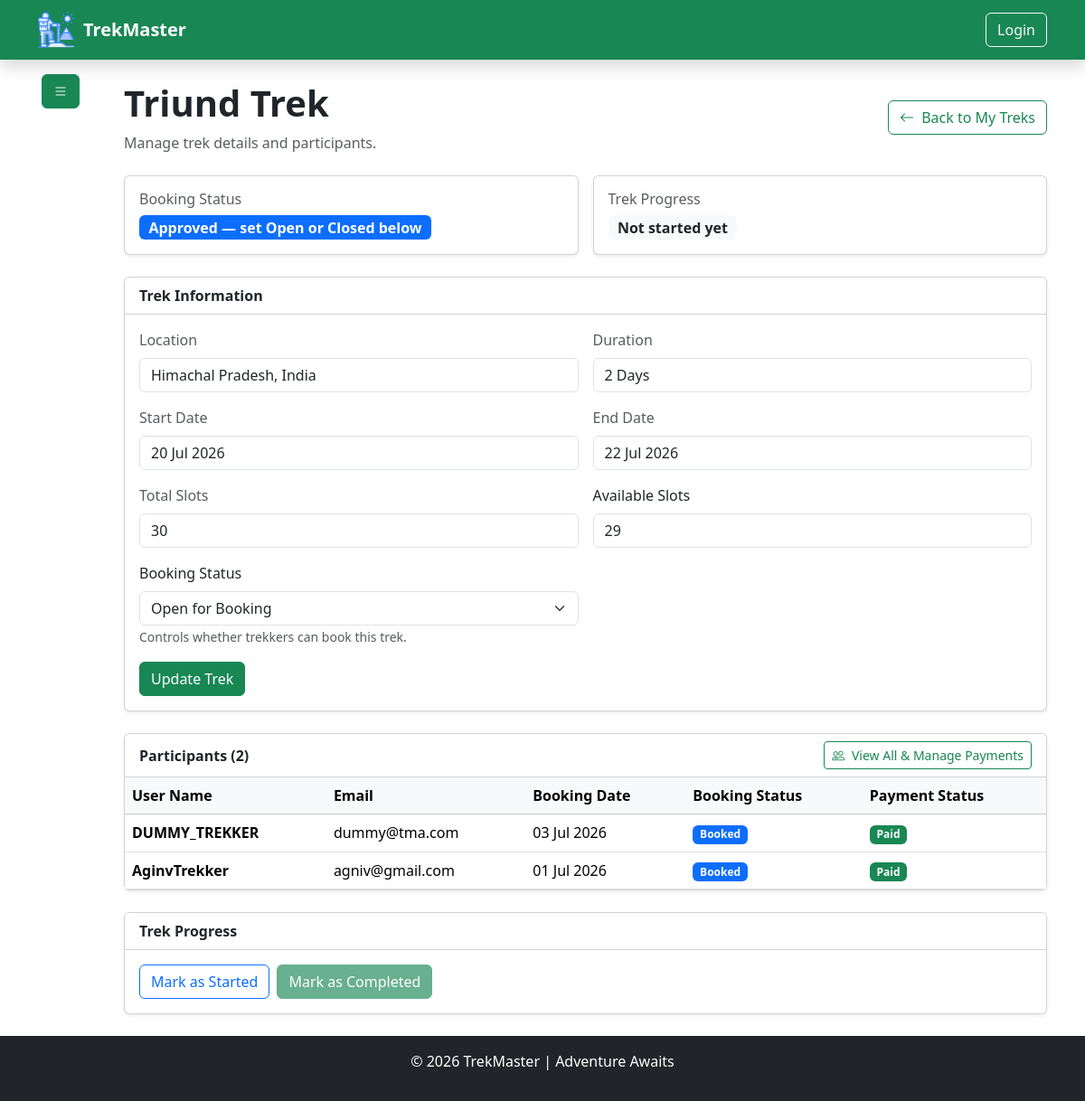
/trekstaff/manage-trek/3 (signed in), run on the app's committed database.
### model/model.py (models this page shows, shortened)
class BaseModel(TimeStampMixin, db.Model):
    __abstract__ = True  ## means this class is not a table in the database, but it can be inherited by other models to have common fields [new concept of abstract base class in SQLAlchemy]
    id = db.Column(db.Integer, primary_key=True)

class TrekModel(BaseModel):
    __tablename__ = "treks"
    name = db.Column(db.String(100), nullable=False)
    location = db.Column(db.String(100), nullable=False)
    difficulty = db.Column(db.Enum(TrekDifficulty), nullable=False)
    duration = db.Column(db.Integer, nullable=False)  # in days
    total_slots = db.Column(db.Integer, nullable=False, default=10)
    available_slots = db.Column(db.Integer, nullable=False, default=10)
    price = db.Column(db.Numeric(10, 2), nullable=False)
    description = db.Column(db.String(600), nullable=True)
    image_url = db.Column(db.String(200), nullable=True)
    starting_at = db.Column(db.DateTime, nullable=False, default=datetime.utcnow)
    ending_at = db.Column(db.DateTime, nullable=False)
    status = db.Column(db.Enum(TrekStatus), default=TrekStatus.PENDING, nullable=False)
    assigned_staff_id = db.Column(db.Integer, db.ForeignKey("staffs.id"), nullable=True)
    bookings = db.relationship(
        "BookingModel", backref=db.backref("trek", lazy=True), lazy=True, cascade="all, delete-orphan"
    )  # one to many relationship with BookingModel
    __table_args__ = (
        db.CheckConstraint(
            "available_slots <= total_slots", name="check_available_slots"
        ),
        db.CheckConstraint("starting_at < ending_at", name="ending before start constraint"),
        db.CheckConstraint("price >= 0", name="zero_price_constraint"),
    )

class BookingModel(BaseModel):
    __tablename__ = "bookings"
    user_id = db.Column(db.Integer, db.ForeignKey("users.id"), nullable=False)
    trek_id = db.Column(db.Integer, db.ForeignKey("treks.id"), nullable=False)
    booking_date = db.Column(db.DateTime, default=datetime.utcnow, nullable=False)
    status = db.Column(
        db.Enum(BookingStatus), default=BookingStatus.BOOKED, nullable=False
    )
    payment_status = db.Column(
        db.Enum(PaymentStatus), default=PaymentStatus.PENDING, nullable=False
    )
    amount_paid = db.Column(db.Numeric(10, 2), nullable=False, default=0.00)
    booking_cancel_date = db.Column(db.DateTime, nullable=True)
    __table_args__ = (
        db.UniqueConstraint(
            "user_id", "trek_id", name="unique_user_trek_booking"
        ),  ## only one user can book a trek at a time
    )

class UserModel(BaseModel):  ## trekkers [by default] , staff [call StaffModel] , admin [programitically created]
    __tablename__ = "users"
    username = db.Column(db.String(50), nullable=False)
    email = db.Column(db.String(100), unique=True, nullable=False)
    phone = db.Column(db.String(15), unique=True, nullable=False)
    password_hash = db.Column(db.String(128), nullable=False)
    role = db.Column(db.Enum(UserRole), default=UserRole.TREKKER, nullable=False)
    """
    # db.Enum is used to store the enum values in the database as strings, and it will automatically handle the conversion between the enum and the string representation in the database.
    # raw syntax : db.Enum("admin" , "user" , "staff" , name = "user_roles")  # this is the raw syntax to create enum in SQLAlchemy, but we are using python enum class to create enum and then using it in the model.
    """
    is_active = db.Column(db.Boolean, default=True, nullable=False)
    is_blacklisted = db.Column(db.Boolean, default=False, nullable=False)
    blacklisted_reason = db.Column(db.String(500), nullable=True)
    bookings = db.relationship(
        "BookingModel",  ## here we specify the python model name not the table name
        backref=db.backref("user", lazy=True), # gives booking132.user to access the user who made the booking
        foreign_keys="BookingModel.user_id",  # which foreign key should be used
        lazy=True,
        cascade="all, delete-orphan",  # if a user is deleted, all their bookings will be deleted as well
    )
    staff_profile = db.relationship(
        "StaffModel",
        backref=db.backref("user", uselist=False),
        uselist=False,
        cascade="all, delete-orphan",
    )

### utils/authentication.py (the view)
    def wrapper(*args , **kwargs):
        if "user_id" not in session:
            flash("Please log in to access this page.", "danger")
            return redirect("/auth/login")
        user = UserModel.query.filter_by(id=session["user_id"]).first()
        if not user:
            flash("User not found.", "danger")
            return redirect("/auth/login")
        return func(
            *args,
            **kwargs
        )

### controller/trek_staff_controller.py (called while the page is built)
def get_current_staff():
    user_id = session.get("user_id")
    staff = StaffModel.query.filter_by(user_id=user_id).first()
    return staff

def get_assigned_trek(staff, trek_id):
    if not staff:
        return None
    return TrekModel.query.filter_by(
        id=trek_id, assigned_staff_id=staff.id
    ).first()

def load_trek_stats(treks):
    for trek in treks:
        trek.booked_participants = len(
            [b for b in trek.bookings if b.status == BookingStatus.BOOKED]
        )
    return treks

### routes/trek_staff_routes.py (called while the page is built)
@trek_staff_bp.route("/manage-trek/<int:trek_id>", methods=["GET", "POST"])
@is_logged_in
@role_required(UserRole.STAFF)
def manage_trek(trek_id):
    return trek_staff_ctrl.manage_trek(trek_id)

### utils/authentication.py (called while the page is built)
def is_logged_in(func):
    def wrapper(*args , **kwargs):
        if "user_id" not in session:
            flash("Please log in to access this page.", "danger")
            return redirect("/auth/login")
        user = UserModel.query.filter_by(id=session["user_id"]).first()
        if not user:
            flash("User not found.", "danger")
            return redirect("/auth/login")
        return func(
            *args,
            **kwargs
        )
    wrapper.__name__ = func.__name__
    wrapper.__doc__ = func.__doc__
    wrapper.__module__ = func.__module__
    return wrapper

### templates/trekStaff/manage_trek.html (shortened to what this page needs)
{% extends "base.html" %}
{% block content %}
<div class="container">
    <div class="row">
        <div class="col-1 p-0">
            {% include "trekStaff/sidebar.html" %}
        </div>
        <div class="col-11">
            <div class="py-4">
                <div class="d-flex justify-content-between align-items-center mb-4">
                    <div>
                        <h1 class="fw-bold">{{ trek.name }}</h1>
                        <p class="text-muted mb-0">Manage trek details and participants.</p>
                    </div>
                    <a href="/trekstaff/my-treks" class="btn btn-outline-success">
                        <i class="bi bi-arrow-left me-1"></i> Back to My Treks
                    </a>
                </div>
                <div class="row g-3 mb-4">
                    <div class="col-md-6">
                        <div class="card shadow-sm h-100">
                            <div class="card-body">
                                <h6 class="text-muted">Booking Status</h6>
                                {% if trek.status.value in ['open', 'closed'] %}
                                <span
                                    class="badge bg-{% if trek.status.value == 'open' %}success{% else %}danger{% endif %} fs-6 text-capitalize">
                                    {{ trek.status.value }} for booking
                                </span>
                                {% elif trek.status.value == 'approved' %}
                                <span class="badge bg-primary fs-6">Approved — set Open or Closed below</span>
                                {% else %}
                                <span class="badge bg-secondary fs-6 text-capitalize">{{ trek.status.value }}</span>
                                {% endif %}
                            </div>
                        </div>
                    </div>
                    <div class="col-md-6">
                        <div class="card shadow-sm h-100">
                            <div class="card-body">
                                <h6 class="text-muted">Trek Progress</h6>
                                {% if trek.status.value == 'started' %}
                                <span class="badge bg-info fs-6">Started</span>
                                {% elif trek.status.value == 'completed' %}
                                <span class="badge bg-secondary fs-6">Completed</span>
                                {% else %}
                                <span class="badge bg-light text-dark fs-6">Not started yet</span>
                                {% endif %}
                            </div>
                        </div>
                    </div>
                </div>
                <div class="card shadow-sm mb-4">
                    <div class="card-header bg-white fw-bold">
                        Trek Information
                    </div>
                    <div class="card-body">
                        <form method="POST" action="/trekstaff/manage-trek/{{ trek.id }}">
                            <div class="row g-3">
                                <div class="col-md-6">
                                    <label class="form-label text-muted">Location</label>
                                    <input type="text" class="form-control" value="{{ trek.location }}" readonly>
                                </div>
                                <div class="col-md-6">
                                    <label class="form-label text-muted">Duration</label>
                                    <input type="text" class="form-control" value="{{ trek.duration }} Days" readonly>
                                </div>
                                <div class="col-md-6">
                                    <label class="form-label text-muted">Start Date</label>
                                    <input type="text" class="form-control"
                                        value="{{ trek.starting_at.strftime('%d %b %Y') }}" readonly>
                                </div>
                                <div class="col-md-6">
                                    <label class="form-label text-muted">End Date</label>
                                    <input type="text" class="form-control"
                                        value="{{ trek.ending_at.strftime('%d %b %Y') }}" readonly>
                                </div>
                                <div class="col-md-6">
                                    <label class="form-label text-muted">Total Slots</label>
                                    <input type="text" class="form-control" value="{{ trek.total_slots }}" readonly>
                                </div>
                                <div class="col-md-6">
                                    <label class="form-label">Available Slots</label>
                                    <input type="number" name="available_slots" class="form-control" min="0"
                                        max="{{ trek.total_slots }}" value="{{ trek.available_slots }}" required>
                                </div>
                                {% if trek.status.value not in ['started', 'completed'] %}
                                <div class="col-md-6">
                                    <label class="form-label">Booking Status</label>
                                    <select name="status" class="form-select" required>
                                        <option value="open" {% if trek.status.value=='open' %}selected{% endif %}>Open
                                            for Booking</option>
                                    </select>
                                    <small class="text-muted">Controls whether trekkers can book this trek.</small>
                                </div>
                                {% else %}
                                <div class="col-md-6">
                                    <label class="form-label text-muted">Booking Status</label>
                                    <input type="text" class="form-control"
                                        value="Locked (trek already {{ trek.status.value }})" readonly>
                                </div>
                                {% endif %}
                                <div class="col-12">
                                    <button type="submit" class="btn btn-success">
                                        Update Trek
                                    </button>
                                </div>
                            </div>
                        </form>
                    </div>
                </div>
                <div class="card shadow-sm mb-4">
                    <div class="card-header bg-white fw-bold d-flex justify-content-between align-items-center flex-wrap gap-2">
                        <span>Participants ({{ total_participants }})</span>
                        <a href="/trekstaff/participants" class="btn btn-sm btn-outline-success">
                            <i class="bi bi-people me-1"></i>
                            View All &amp; Manage Payments
                        </a>
                    </div>
                    <div class="table-responsive">
                        <table class="table table-hover align-middle mb-0">
                            <thead class="table-light">
                                <tr>
                                    <th>User Name</th>
                                    <th>Email</th>
                                    <th>Booking Date</th>
                                    <th>Booking Status</th>
                                    <th>Payment Status</th>
                                </tr>
                            </thead>
                            <tbody>
                                {% for booking in preview_bookings %}
                                <tr>
                                    <td class="fw-semibold">{{ booking.user.username }}</td>
                                    <td>{{ booking.user.email }}</td>
                                    <td>{{ booking.booking_date.strftime("%d %b %Y") }}</td>
                                    <td>
                                        <span class="badge bg-primary text-capitalize">{{ booking.status.value }}</span>
                                    </td>
                                    <td>
                                        {% if booking.payment_status.value == 'paid' %}
                                        <span class="badge bg-success">Paid</span>
                                        {% else %}
                                        <span class="badge bg-warning text-dark text-capitalize">{{
                                            booking.payment_status.value }}</span>
                                        {% endif %}
                                    </td>
                                </tr>
                                {% endfor %}
                            </tbody>
                        </table>
                    </div>
                </div>
                <div class="card shadow-sm">
                    <div class="card-header bg-white fw-bold">
                        Trek Progress
                    </div>
                    <div class="card-body d-flex flex-wrap gap-2">
                        <form method="POST" action="/trekstaff/manage-trek/{{ trek.id }}/mark-started"
                            onsubmit="return confirm('Are you sure you want to mark this trek as started?');">
                            <button type="submit" class="btn btn-outline-primary" >
                                Mark as Started
                            </button>
                        </form>
                        <form method="POST" action="/trekstaff/manage-trek/{{ trek.id }}/mark-completed"
                            onsubmit="return confirm('Are you sure you want to mark this trek as completed?');">
                            <button type="submit" class="btn btn-success" {% if trek.status.value !='started'
                                %}disabled{% endif %}>
                                Mark as Completed
                            </button>
                        </form>
                    </div>
                </div>
            </div>
        </div>
    </div>
</div>
{% endblock %}

### data on the page
TrekModel: name "Triund Trek", location "Himachal Pradesh, India", duration "2 Days", starting_at "20 Jul 2026", ending_at "22 Jul 2026", total_slots "30", available_slots "29"
BookingModel: user.username "DUMMY_TREKKER", user.email "dummy@tma.com", booking_date "03 Jul 2026", status.value "Booked", payment_status "Paid"
BookingModel: user.username "AginvTrekker", user.email "agniv@gmail.com", booking_date "01 Jul 2026", status.value "Booked", payment_status "Paid"

### other printed values
{{ total_participants }} "2"
